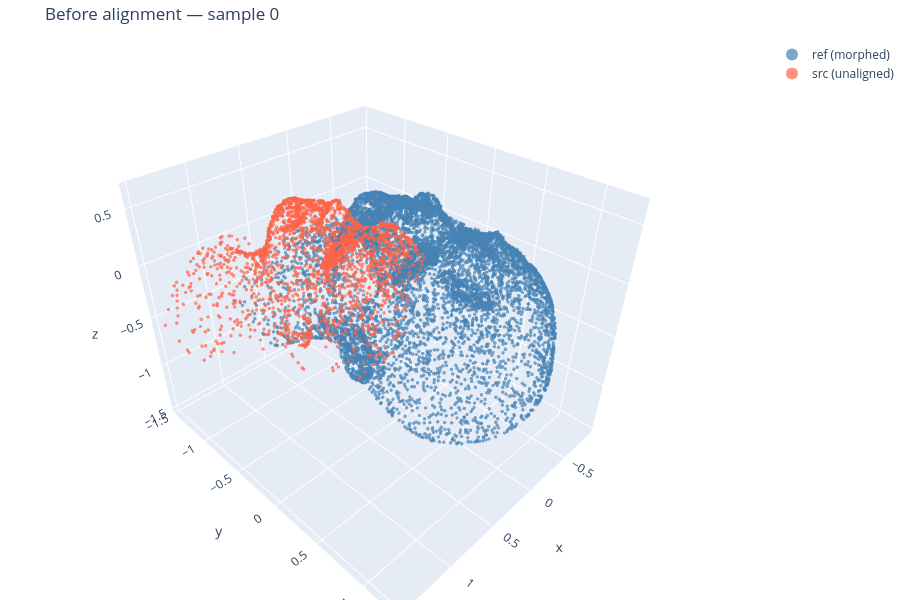
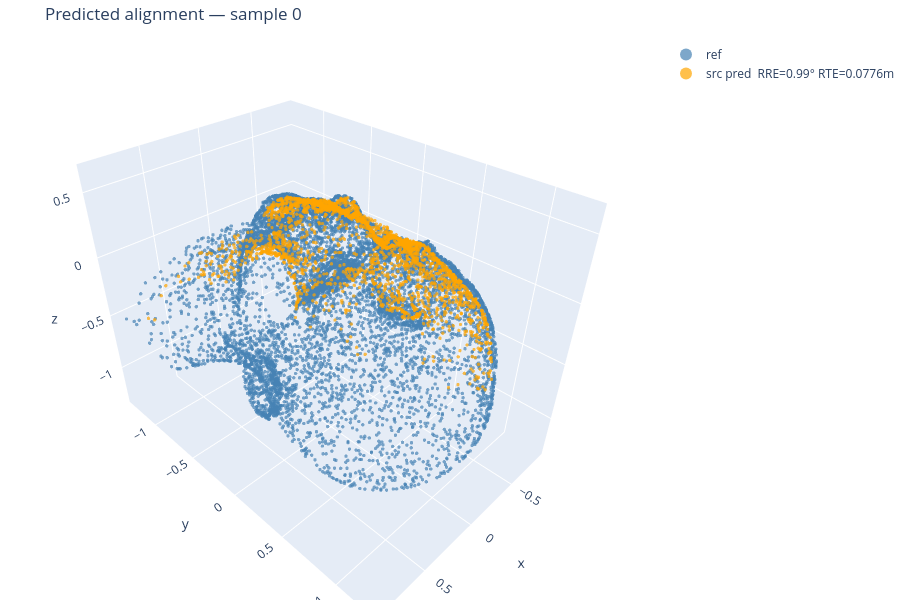
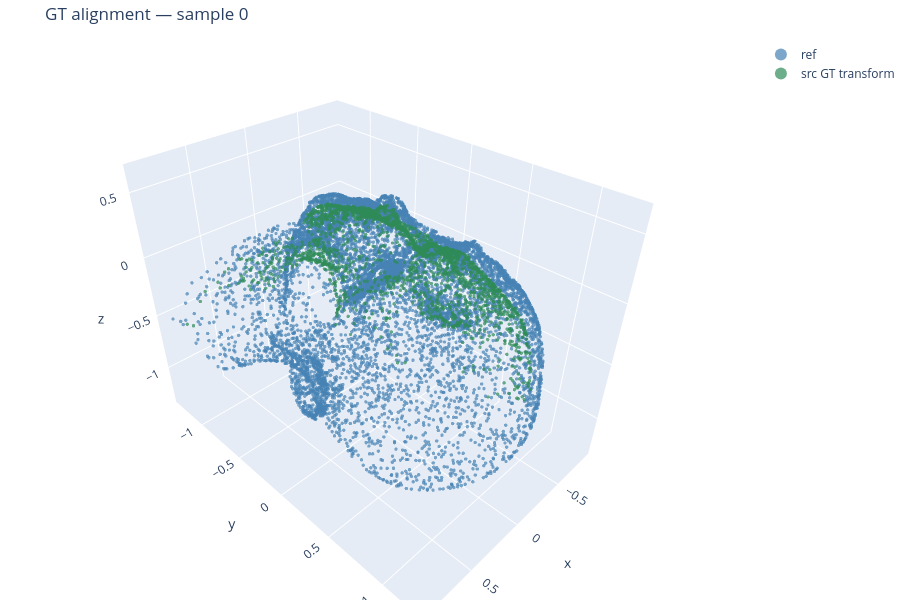

The notebook cell these images were saved under, in order:
### Code cell
# ── Interactive registration viewer (plotly, drag in-notebook) ────────────────
import plotly.graph_objects as go

def pcd_trace(pts, color, name, size=2, opacity=0.7):
    return go.Scatter3d(
        x=pts[:, 0], y=pts[:, 1], z=pts[:, 2],
        mode='markers',
        marker=dict(size=size, color=color, opacity=opacity),
        name=name,
    )

def show_reg(traces, title):
    fig = go.Figure(data=traces)
    fig.update_layout(
        title=title, height=600,
        scene=dict(aspectmode='data'),
        legend=dict(itemsizing='constant'),
        margin=dict(l=0, r=0, b=0, t=40),
    )
    fig.show()

show_reg(
    [pcd_trace(ref_pts, 'steelblue', 'ref (morphed)'),
     pcd_trace(src_pts, 'tomato',    'src (unaligned)')],
    f'Before alignment — sample {VAL_SAMPLE_IDX}',
)

show_reg(
    [pcd_trace(ref_pts,     'steelblue', 'ref'),
     pcd_trace(src_aligned, 'orange',    f'src pred  RRE={rre:.2f}° RTE={rte:.4f}m')],
    f'Predicted alignment — sample {VAL_SAMPLE_IDX}',
)

show_reg(
    [pcd_trace(ref_pts,        'steelblue', 'ref'),
     pcd_trace(src_gt_aligned, 'seagreen',  'src GT transform')],
    f'GT alignment — sample {VAL_SAMPLE_IDX}',
)

### Figure 1 — Plotly figure (JSON) as saved in the notebook; plotly's stock layout.template omitted (floating-point values rounded to 4 significant figures; data arrays with more than 128 entries replaced by an {"elided": "..."} marker saying what was removed)
{"data": [{"marker": {"color": "steelblue", "opacity": 0.7, "size": 2}, "mode": "markers", "name": "ref (morphed)", "type": "scatter3d", "x": {"elided": "10788 float values"}, "y": {"elided": "10788 float values"}, "z": {"elided": "10788 float values"}}, {"marker": {"color": "tomato", "opacity": 0.7, "size": 2}, "mode": "markers", "name": "src (unaligned)", "type": "scatter3d", "x": {"elided": "2459 float values"}, "y": {"elided": "2459 float values"}, "z": {"elided": "2459 float values"}}], "layout": {"height": 600, "legend": {"itemsizing": "constant"}, "margin": {"b": 0, "l": 0, "r": 0, "t": 40}, "scene": {"aspectmode": "data"}, "title": {"text": "Before alignment — sample 0"}}}

### Figure 2 — Plotly figure (JSON) as saved in the notebook; plotly's stock layout.template omitted (floating-point values rounded to 4 significant figures; data arrays with more than 128 entries replaced by an {"elided": "..."} marker saying what was removed)
{"data": [{"marker": {"color": "steelblue", "opacity": 0.7, "size": 2}, "mode": "markers", "name": "ref", "type": "scatter3d", "x": {"elided": "10788 float values"}, "y": {"elided": "10788 float values"}, "z": {"elided": "10788 float values"}}, {"marker": {"color": "orange", "opacity": 0.7, "size": 2}, "mode": "markers", "name": "src pred  RRE=0.99° RTE=0.0776m", "type": "scatter3d", "x": {"elided": "2459 float values"}, "y": {"elided": "2459 float values"}, "z": {"elided": "2459 float values"}}], "layout": {"height": 600, "legend": {"itemsizing": "constant"}, "margin": {"b": 0, "l": 0, "r": 0, "t": 40}, "scene": {"aspectmode": "data"}, "title": {"text": "Predicted alignment — sample 0"}}}

### Figure 3 — Plotly figure (JSON) as saved in the notebook; plotly's stock layout.template omitted (floating-point values rounded to 4 significant figures; data arrays with more than 128 entries replaced by an {"elided": "..."} marker saying what was removed)
{"data": [{"marker": {"color": "steelblue", "opacity": 0.7, "size": 2}, "mode": "markers", "name": "ref", "type": "scatter3d", "x": {"elided": "10788 float values"}, "y": {"elided": "10788 float values"}, "z": {"elided": "10788 float values"}}, {"marker": {"color": "seagreen", "opacity": 0.7, "size": 2}, "mode": "markers", "name": "src GT transform", "type": "scatter3d", "x": {"elided": "2459 float values"}, "y": {"elided": "2459 float values"}, "z": {"elided": "2459 float values"}}], "layout": {"height": 600, "legend": {"itemsizing": "constant"}, "margin": {"b": 0, "l": 0, "r": 0, "t": 40}, "scene": {"aspectmode": "data"}, "title": {"text": "GT alignment — sample 0"}}}
